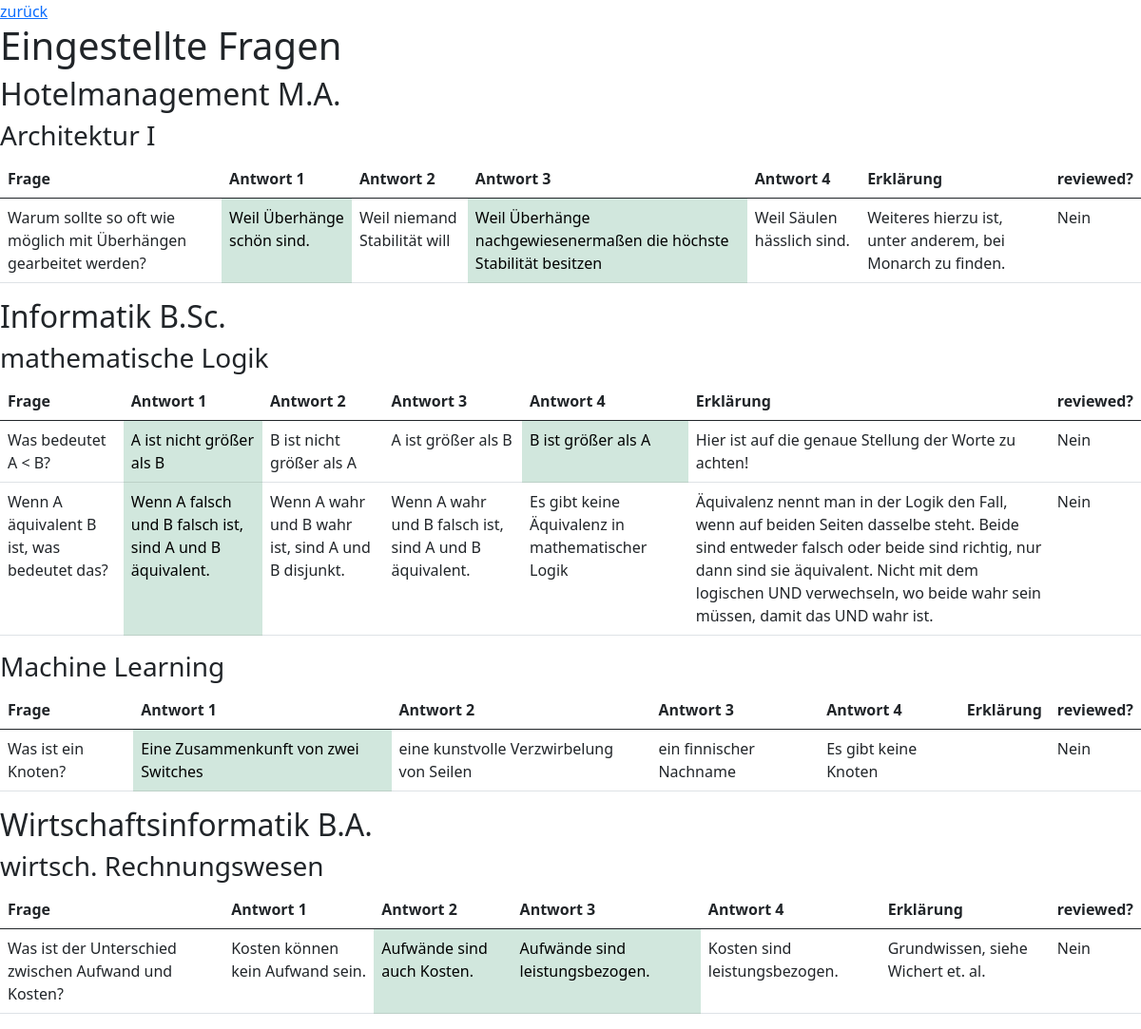
/listQuestions.php (signed in), run on an earlier commit of the app's database.
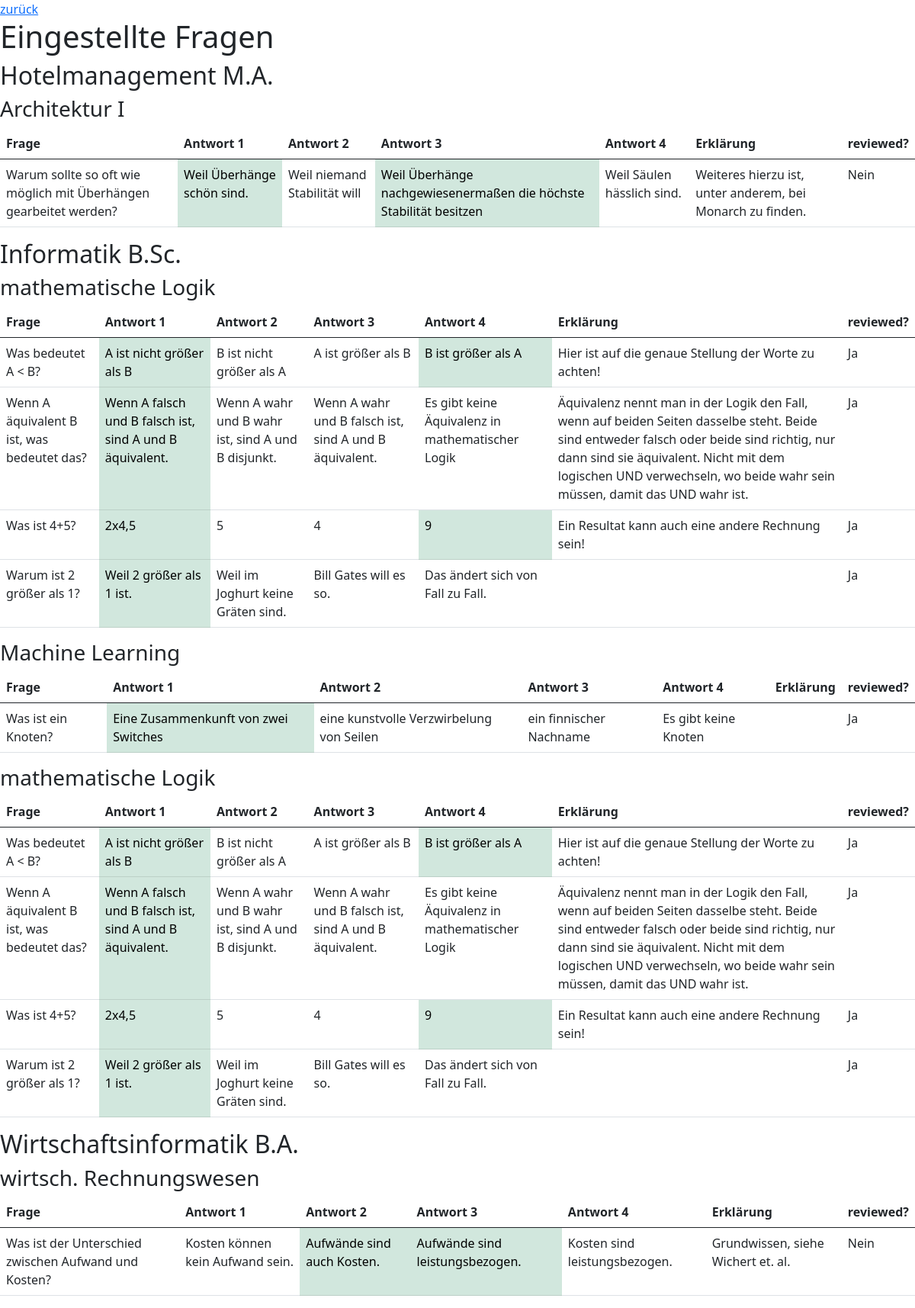
And on a later commit of the database.
### tables this page shows
CREATE TABLE `questions` (
  `ID` bigint(20) NOT NULL,
  `subject` varchar(255) DEFAULT NULL,
  `class` varchar(255) DEFAULT NULL,
  `question` text DEFAULT NULL,
  `bAnsw1` tinyint(1) NOT NULL DEFAULT 0,
  `Answer1` text DEFAULT NULL,
  `bAnsw2` tinyint(1) NOT NULL DEFAULT 0,
  `Answer2` text DEFAULT NULL,
  `bAnsw3` tinyint(1) NOT NULL DEFAULT 0,
  `Answer3` text DEFAULT NULL,
  `bAnsw4` tinyint(1) NOT NULL DEFAULT 0,
  `Answer4` text DEFAULT NULL,
  `explanation` text DEFAULT NULL,
  `time` timestamp NOT NULL DEFAULT current_timestamp(),
  `bIsReviewed` tinyint(1) NOT NULL DEFAULT 0,
  `isFlagged` tinyint(1) NOT NULL DEFAULT 0
);

### listQuestions.php (the view, shortened to what this page needs)
<?php
    include "o_header.php";
?>
<!DOCTYPE html>
<html>
    <head>
        <link href="bootstrap/css/bootstrap.min.css" rel="stylesheet">
    </head>
    <body>
        <a href="menu.php">zurück</a>
        <h1>Eingestellte Fragen</h1>
        <?php
            $stmt = $dbh->query("select * from questions order by subject asc");
            $subject_name2 = "";
            while($row = $stmt->fetch()){
                $subject_name = $row['subject'];
                if($subject_name != $subject_name2){
                    echo "<h2>" . $row['subject'] . "</h2>";
                    $subject_name2 = $row['subject'];
                    $class_name2 = "";
                    $stmt1 = $dbh->query("select * from questions where subject='" . $subject_name . "'");
                    while($row1 = $stmt1->fetch()){
                        $class_name = $row1['class'];
                        if($class_name != $class_name2){
                            echo "<h3>" . $row1['class'] . "</h3>";
                            $class_name2 = $row1['class'];
                            $stmt2 = $dbh->query("select * from questions where subject='" . $subject_name . "' and class='" . $class_name . "'");
                            echo "<table class=table>";
                            echo "<thead>";
                            echo "<th>Frage</th>";
                            echo "<th>Antwort 1</th>";
                            echo "<th>Antwort 2</th>";
                            echo "<th>Antwort 3</th>";
                            echo "<th>Antwort 4</th>";
                            echo "<th>Erklärung</th>";
                            echo "<th>reviewed?</th>";
                            echo "</thead>";
                            echo "<tbody>";
                            while($row2 = $stmt2->fetch()){
                                echo "<tr>";
                                echo "<td>" . $row2['question'] . "</td>";
                                if($row2['bAnsw1'] == "1"){
                                    echo "<td class=table-success>" . $row2['Answer1'] . "</td>";
                                }else{
                                    echo "<td>" . $row2['Answer1'] . "</td>";
                                }
                                if($row2['bAnsw2'] == "1"){
                                    echo "<td class=table-success>" . $row2['Answer2'] . "</td>";
                                }else{
                                    echo "<td>" . $row2['Answer2'] . "</td>";
                                }
                                if($row2['bAnsw3'] == "1"){
                                    echo "<td class=table-success>" . $row2['Answer3'] . "</td>";
                                }else{
                                    echo "<td>" . $row2['Answer3'] . "</td>";
                                }
                                if($row2['bAnsw4'] == "1"){
                                    echo "<td class=table-success>" . $row2['Answer4'] . "</td>";
                                }else{
                                    echo "<td>" . $row2['Answer4'] . "</td>";
                                }
                                echo "<td>" . $row2['explanation'] . "</td>";
                                echo "<td>";
                                if($row2['bIsReviewed'] == "0"){
                                    echo "Nein";
                                }else{
                                    echo "Ja";
                                }
                                echo "</td>";
                                echo "</tr>";
                            }
                            echo "</tbody>";
                            echo "</table>";
                        }
                    }
                }
            }
        ?>
    </body>
</html>

What changed in the data, as far as the page shows it:
changed questions "Informatik B.Sc.": bIsReviewed "Nein" → "Ja"
changed questions "Wenn A äquivalent B ist, was bedeutet das?": bIsReviewed "Nein" → "Ja"
added questions: question "Was ist 4+5?", Answer1 "2x4,5", Answer2 "5", Answer3 "4", Answer4 "9", explanation "Ein Resultat kann auch eine andere Rechnung sein!", bIsReviewed "Ja", class "mathematische Logik", questions (question "Was bedeutet A < B?", Answer1 "A ist nicht größer als B", Answer2 "B ist nicht größer als A", Answer3 "A ist größer als B", Answer4 "B ist größer als A", explanation "Hier ist auf die genaue Stellung der Worte zu achten!", bIsReviewed "Ja"), questions (question "Wenn A äquivalent B ist, was bedeutet das?", Answer1 "Wenn A falsch und B falsch ist, sind A und B äquivalent.", Answer2 "Wenn A wahr und B wahr ist, sind A und B disjunkt.", Answer3 "Wenn A wahr und B falsch ist, sind A und B äquivalent.", Answer4 "Es gibt keine Äquivalenz in mathematischer Logik", explanation "Äquivalenz nennt man in der Logik den Fall, wenn auf beiden Seiten dasselbe steht. Beide sind entweder falsch oder beide sind richtig, nur dann sind sie äquivalent. Nicht mit dem logischen UND verwechseln, wo beide wahr sein müssen, damit das UND wahr ist.", bIsReviewed "Ja")
added questions: question "Warum ist 2 größer als 1?", Answer1 "Weil 2 größer als 1 ist.", Answer2 "Weil im Joghurt keine Gräten sind.", Answer3 "Bill Gates will es so.", Answer4 "Das ändert sich von Fall zu Fall.", bIsReviewed "Ja"
changed questions "Machine Learning": bIsReviewed "Nein" → "Ja"
